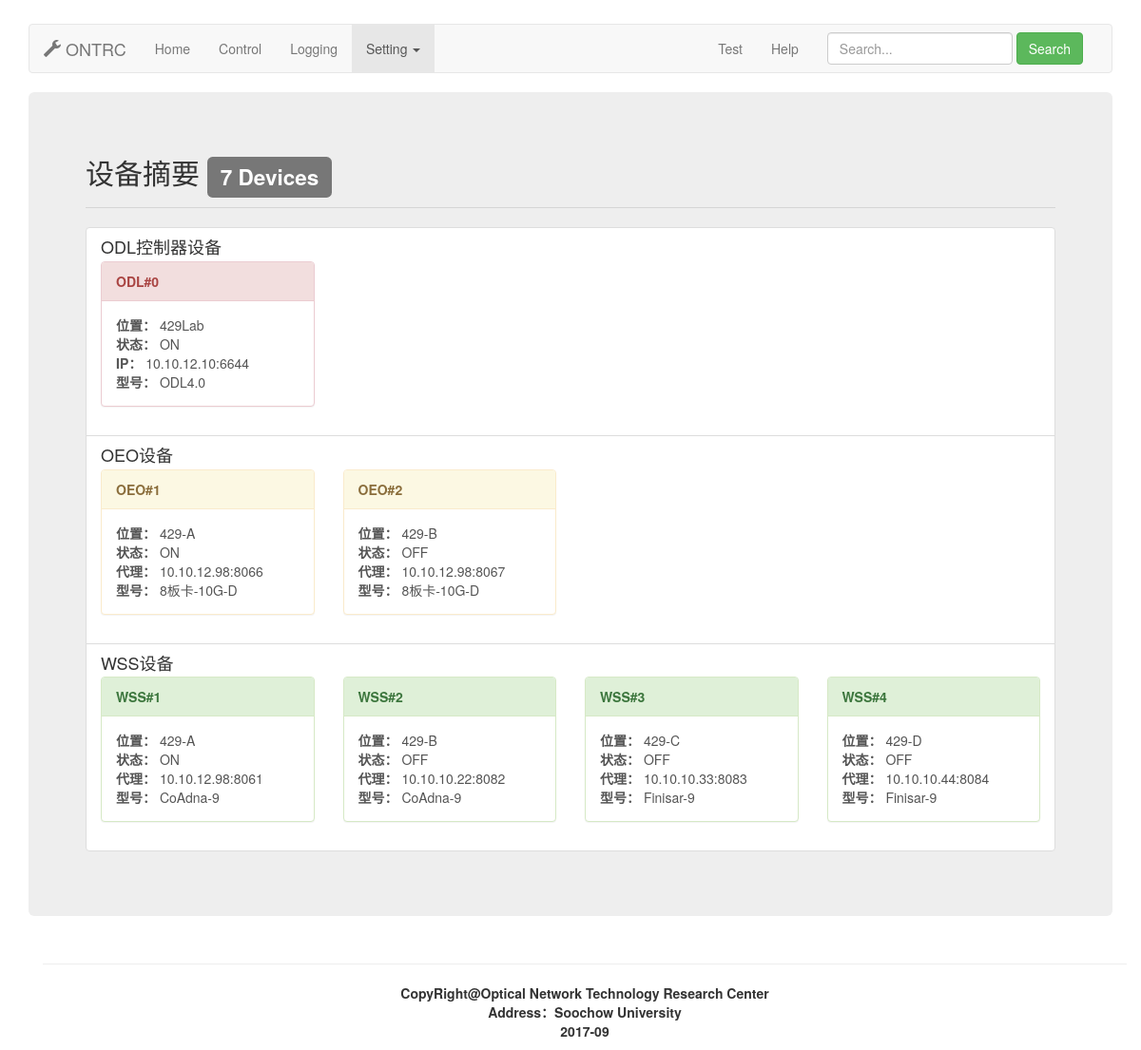
Page /setting on the earlier database version.
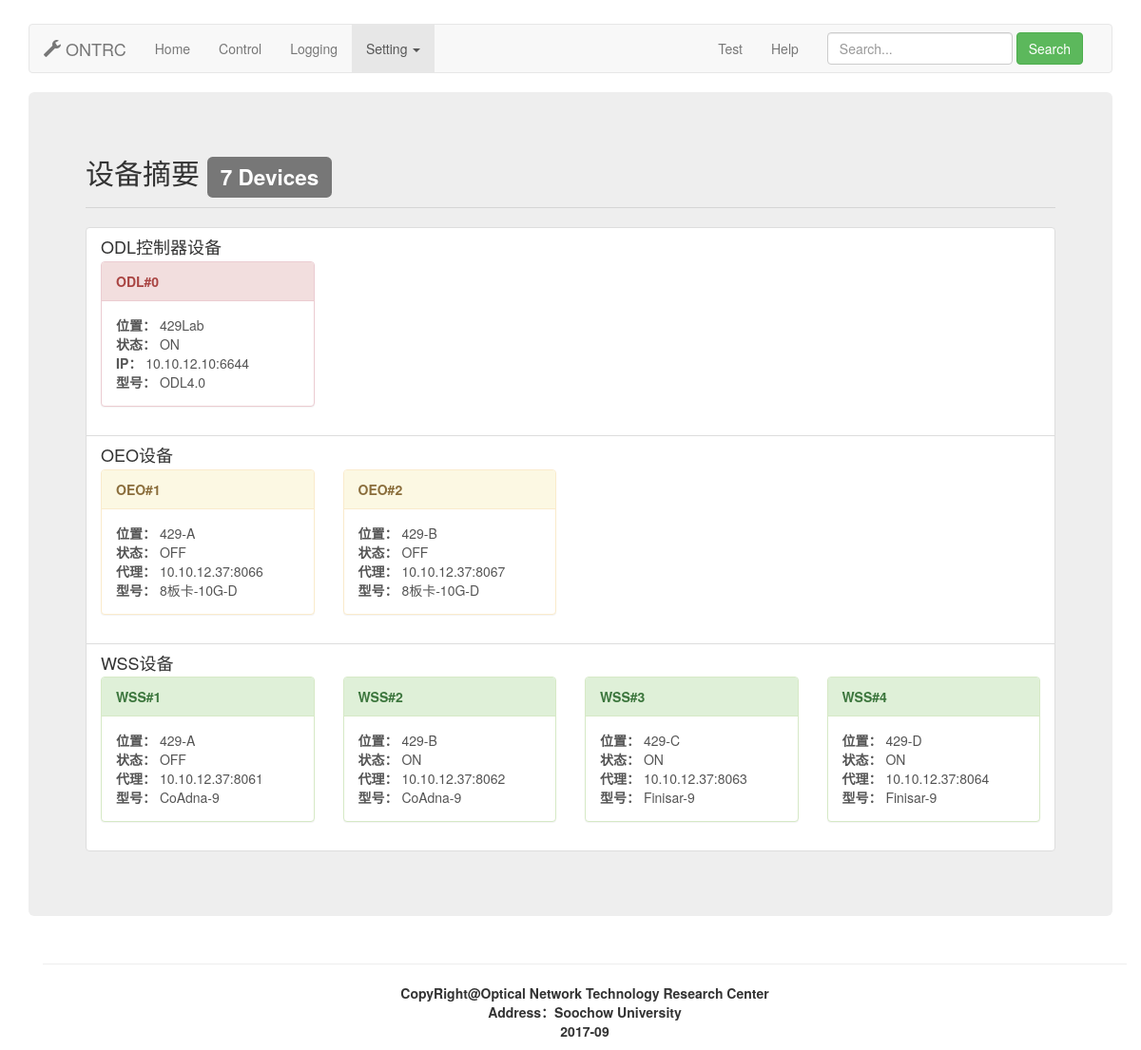
Same page on the later database version.
### Show/models.py (models this page shows, shortened)
class odlinfo(models.Model):
    odltype = models.CharField(max_length=20)
    odlip = models.CharField(max_length=20)
    odlport = models.CharField(max_length=10)
    odlkey = models.CharField(max_length=20)
    odlright = models.CharField(max_length=10)
    odlstate = models.CharField(max_length=10)
    odllocation = models.CharField(max_length=20)

class oeoinfo(models.Model):
    oeotype = models.CharField(max_length=20)
    oeoip = models.CharField(max_length=20)
    oeoport = models.CharField(max_length=10)
    oeokey = models.CharField(max_length=20)
    oeoright = models.CharField(max_length=10)
    oeostate = models.CharField(max_length=10)
    oeolocation = models.CharField(max_length=20)

class wssInfo(models.Model):
    wsstype = models.CharField(max_length=20)
    wssip = models.CharField(max_length=20)
    wssport = models.CharField(max_length=10)
    wsskey = models.CharField(max_length=20)
    wssright = models.CharField(max_length=10)
    wssstate = models.CharField(max_length=10)
    wsslocation = models.CharField(max_length=20)

### Show/views.py (the view)
# urls.py: url(r'^setting', views.setting),
def setting(req):
    odlinfo = models.odlinfo.objects.all()
    oeoinfo1 = models.oeoinfo.objects.filter(id=1)
    oeoinfo2 = models.oeoinfo.objects.filter(id=2)
    wssinfo1 = models.wssInfo.objects.filter(id=1)
    wssinfo2 = models.wssInfo.objects.filter(id=2)
    wssinfo3 = models.wssInfo.objects.filter(id=3)
    wssinfo4 = models.wssInfo.objects.filter(id=4)
    return render(req,"setting.html",{"odlinfo":odlinfo[0],
                                      "oeoinfo1":oeoinfo1[0],
                                      "oeoinfo2":oeoinfo2[0],
                                      "wssinfo1": wssinfo1[0],
                                      "wssinfo2": wssinfo2[0],
                                      "wssinfo3": wssinfo3[0],
                                      "wssinfo4": wssinfo4[0]})

### templates/setting.html (shortened to what this page needs)
{% extends "base.html" %}
{% block titleURL%} /index/ {% endblock %}
{% block title %}
    <span class="glyphicon glyphicon-wrench" aria-hidden="true"></span>
    ONTRC
{% endblock %}
{% block MainContents %}
    <h2>设备摘要 <span class="label label-default">7 Devices</span></h2>
    <hr>
    <div class="list-group">
        <a href="/odlsetting/" class="list-group-item">
            <h4 class="list-group-item-heading">ODL控制器设备</h4>
            <div class="row">
                <div class="col-md-3">
                    <div class="panel panel-danger">
                        <div class="panel-heading"><strong>ODL#0</strong></div>
                        <div class="panel-body">
                            <strong>位置：</strong> {{ odlinfo.odllocation }} <br>
                            <strong>状态：</strong> {{ odlinfo.odlstate }} <br>
                            <strong>IP：</strong> {{ odlinfo.odlip }}:{{ odlinfo.odlport }} <br>
                            <strong>型号：</strong> {{ odlinfo.odltype }} <br>
                        </div>
                    </div>
                </div>
            </div>
        </a>
        <a href="/oeosetting/" class="list-group-item">
            <h4 class="list-group-item-heading">OEO设备</h4>
            <div class="row">
                <div class="col-md-3">
                    <div class="panel panel-warning">
                        <div class="panel-heading"><strong>OEO#1</strong></div>
                        <div class="panel-body">
                            <strong>位置：</strong> {{ oeoinfo1.oeolocation }} <br>
                            <strong>状态：</strong> {{ oeoinfo1.oeostate }} <br>
                            <strong>代理：</strong> {{ oeoinfo1.oeoip }}:{{ oeoinfo1.oeoport }} <br>
                            <strong>型号：</strong> {{ oeoinfo1.oeotype }} <br>
                        </div>
                    </div>
                </div>
                <div class="col-md-3">
                    <div class="panel panel-warning">
                        <div class="panel-heading"><strong>OEO#2</strong></div>
                        <div class="panel-body">
                            <strong>位置：</strong> {{ oeoinfo2.oeolocation }} <br>
                            <strong>状态：</strong> {{ oeoinfo2.oeostate }} <br>
                            <strong>代理：</strong> {{ oeoinfo2.oeoip }}:{{ oeoinfo2.oeoport }} <br>
                            <strong>型号：</strong> {{ oeoinfo2.oeotype }} <br>
                        </div>
                    </div>
                </div>
            </div>
        </a>
        <a href="/wsssetting/" class="list-group-item">
            <h4 class="list-group-item-heading">WSS设备</h4>
            <div class="row">
                <div class="col-md-3">
                    <div class="panel panel-success">
                        <div class="panel-heading"><strong>WSS#1</strong></div>
                        <div class="panel-body">
                            <strong>位置：</strong> {{ wssinfo1.wsslocation }} <br>
                            <strong>状态：</strong> {{ wssinfo1.wssstate }} <br>
                            <strong>代理：</strong> {{ wssinfo1.wssip }}:{{ wssinfo1.wssport }} <br>
                            <strong>型号：</strong> {{ wssinfo1.wsstype }} <br>
                        </div>
                    </div>
                </div>
                <div class="col-md-3">
                    <div class="panel panel-success">
                        <div class="panel-heading"><strong>WSS#2</strong></div>
                        <div class="panel-body">
                            <strong>位置：</strong> {{ wssinfo2.wsslocation }} <br>
                            <strong>状态：</strong> {{ wssinfo2.wssstate }} <br>
                            <strong>代理：</strong> {{ wssinfo2.wssip }}:{{ wssinfo2.wssport }} <br>
                            <strong>型号：</strong> {{ wssinfo2.wsstype }} <br>
                        </div>
                    </div>
                </div>
                <div class="col-md-3">
                    <div class="panel panel-success">
                        <div class="panel-heading"><strong>WSS#3</strong></div>
                        <div class="panel-body">
                            <strong>位置：</strong> {{ wssinfo3.wsslocation }} <br>
                            <strong>状态：</strong> {{ wssinfo3.wssstate }} <br>
                            <strong>代理：</strong> {{ wssinfo3.wssip }}:{{ wssinfo3.wssport }} <br>
                            <strong>型号：</strong> {{ wssinfo3.wsstype }} <br>
                        </div>
                    </div>
                </div>
                <div class="col-md-3">
                    <div class="panel panel-success">
                        <div class="panel-heading"><strong>WSS#4</strong></div>
                        <div class="panel-body">
                            <strong>位置：</strong> {{ wssinfo4.wsslocation }} <br>
                            <strong>状态：</strong> {{ wssinfo4.wssstate }} <br>
                            <strong>代理：</strong> {{ wssinfo4.wssip }}:{{ wssinfo4.wssport }} <br>
                            <strong>型号：</strong> {{ wssinfo4.wsstype }} <br>
                        </div>
                    </div>
                </div>
            </div>
        </a>
    </div>
{% endblock %}

### templates/base.html (shortened to what this page needs)
<!DOCTYPE html>
<html lang="zh">
<head>
    <link href="/statics/bootstrap/css/bootstrap.min.css" rel="stylesheet">
</head>
<body>
    <div class="container">
        <nav class="navbar navbar-default" id="daohangtiao">
            <div class="container-fluid">
                <div class="navbar-header">
                    <a class="navbar-brand" href="{% block titleURL %}{% endblock %}">
                        {% block title %}{% endblock %}
                    </a>
                </div>
                <div class="collapse navbar-collapse" id="bs-example-navbar-collapse-1">
                    <ul class="nav navbar-nav">
                        <li id="DHThomepage"><a href="/index/">Home</a></li>
                        <li id="DHTcontrol"><a href="/control/">Control</a></li>
                        <li id="DHTlogging"><a href="/log/">Logging</a></li>
                        <li id="DHTsetting" class="dropdown">
                            <a href="/setting/" class="dropdown-toggle" data-toggle="dropdown" role="button"
                               aria-haspopup="true" aria-expanded="false"> Setting <span class="caret"></span></a>
                        </li>
                    </ul>
                    <form class="navbar-form navbar-right">
                        <div class="form-group">
                            <input type="text" class="form-control" placeholder="Search...">
                        </div>
                        <button type="submit" class="btn btn-default btn-success">Search</button>
                    </form>
                    <ul class="nav navbar-nav navbar-right">
                        <li id="DHTtest"><a href="/test/">Test</a></li>
                        <li id="DHThelp"><a href="/help/">Help</a></li>
                    </ul>
                </div>
            </div>
        </nav>
        <div class="jumbotron">
            {% block MainContents %}{% endblock %}
        </div>
        <div class="container">
        <hr>
            {% block page_content %}
                <p class="text-center">
                    <strong>CopyRight@Optical Network Technology Research Center</strong> <br>
                    <strong>Address：Soochow University</strong> <br>
                    <strong>2017-09</strong>
                </p>
            {% endblock %}
        </div>
    </div>
</body>
</html>

### templates/base.html (style rules this page uses)
#daohangtiao { margin-top: 25px }

Differences in the rows shown:
changed oeoinfo (number 1 of 2 on the later page): oeostate "ON" → "OFF"; oeoip "10.10.12.98" → "10.10.12.37"
changed oeoinfo (number 2 of 2 on the later page): oeoip "10.10.12.98" → "10.10.12.37"
changed wssInfo: wssstate "ON" → "OFF"; wssip "10.10.12.98" → "10.10.12.37"
changed wssInfo (number 2 of 4 on the later page): wssstate "OFF" → "ON"; wssip "10.10.10.22" → "10.10.12.37"; wssport "8082" → "8062"
changed wssInfo (number 3 of 4 on the later page): wssstate "OFF" → "ON"; wssip "10.10.10.33" → "10.10.12.37"; wssport "8083" → "8063"
changed wssInfo (number 4 of 4 on the later page): wssstate "OFF" → "ON"; wssip "10.10.10.44" → "10.10.12.37"; wssport "8084" → "8064"
